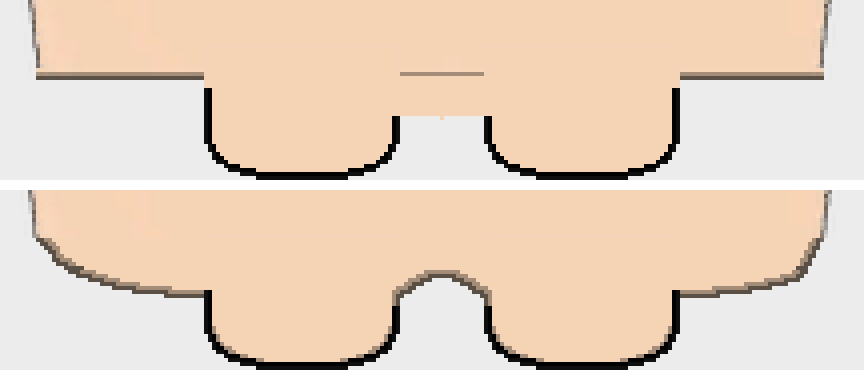
#> input picture .tmp-868/B-ba4x.png, 864 x 370 px, given in place of B-ba4x.png.gif, which was not available
$ python gif-alpha.py ../.tmp-868/B-ba4x.png
#> lines starting #> are read from the running program, lines starting #| are printed output that depends on the picture; after the words box and inside, x2 and y2 are one past the last pixel; in counts of white or black regions, pixels touching at a corner belong together
"""
把角色卡里的动画 GIF 加工成能直接进猪圈的贴图：**去白底 + 裁到动画全程的内容框**，
并把量到的「真实不透明像素数」记进 assets/work/gif-alpha-report.json，供改清单那一步写 sizeOpaque。

为什么需要这一步（2026-11-13 实测）：
  1. cards 管线对动画卡是 animated_passthrough（原样随包），但这一批 8 张动画卡里有 5 张画布是
     100% 不透明的近白底（首帧四角 RGB 238–251、alpha 255），原样收编会在草地猪圈上显示成白方框；
  2. pighub-854 的猪只占 621x960 画布的 14%，不裁框的话 sizeRatio 会把整块画布当体量算，猪会缩到看不见；
  3. GIF 在纯 Node 里量不了 alpha，scripts/size-ratios.mjs 会退化成「整块画布都不透明」来估算，
     对 854 这种长条画布误差极大——所以这里量一次真值，写进清单的 sizeOpaque。

口径与 build-assets 一致：只去掉**从画布边缘连通过去**的近白像素（阈值 225），
猪身上的白（眼白、高光）因为不连通而保留；裁框取全部帧的并集，动画动作不会被裁掉。

用法：
  python scripts/gif-alpha.py pighub-813 pighub-812     加工 cards/img/<id>.gif → assets/img/<id>.gif
  python scripts/gif-alpha.py --measure pighub-1131      只量 assets/img/<id>.gif（不重写），补记读数
"""
import os, sys, json
from collections import deque
import numpy as np
from PIL import Image

BASE = os.path.dirname(os.path.dirname(os.path.abspath(__file__)))
SRC = os.path.join(BASE, "assets", "cards", "img")
DST = os.path.join(BASE, "assets", "img")
REPORT = os.path.join(BASE, "assets", "work", "gif-alpha-report.json")
THR = 225


def border_white(rgba):
    """从四条边向内漫填「近白且不透明」的像素：只删背景，不碰猪身上的白。"""
    rgb = rgba[:, :, :3].astype(np.int16)
    near = (rgb.min(axis=2) >= THR) & (rgba[:, :, 3] > 0)
    h, w = near.shape
    seen = np.zeros((h, w), bool)
    dq = deque()
    for x in range(w):
        for y in (0, h - 1):
            if near[y, x] and not seen[y, x]:
                seen[y, x] = True
                dq.append((y, x))
    for y in range(h):
        for x in (0, w - 1):
            if near[y, x] and not seen[y, x]:
                seen[y, x] = True
                dq.append((y, x))
    while dq:
        y, x = dq.popleft()
        for dy, dx in ((1, 0), (-1, 0), (0, 1), (0, -1)):
            ny, nx = y + dy, x + dx
            if 0 <= ny < h and 0 <= nx < w and near[ny, nx] and not seen[ny, nx]:
                seen[ny, nx] = True
                dq.append((ny, nx))
    return seen


def measure(path, pid):
    """量最终贴图：帧数、画布、逐帧不透明像素的中位数（渲染时一帧一屏，所以按帧量）。"""
    im = Image.open(path)
    n = getattr(im, "n_frames", 1)
    counts = []
    for i in range(n):
        im.seek(i)
        counts.append(int((np.array(im.convert("RGBA"))[:, :, 3] > 16).sum()))
    counts.sort()
    return {"id": pid, "frames": n, "canvas": list(im.size),
            "opaqueMedian": counts[len(counts) // 2],
            "opaqueMin": counts[0], "opaqueMax": counts[-1],
            "bytes": os.path.getsize(path)}


def record(info):
    os.makedirs(os.path.dirname(REPORT), exist_ok=True)
    data = {}
    if os.path.exists(REPORT):
        data = json.load(open(REPORT, encoding="utf-8"))
    data[info["id"]] = info
    json.dump(data, open(REPORT, "w", encoding="utf-8"), ensure_ascii=False, indent=2, sort_keys=True)


def process(pid):
#> called with pid = '../.tmp-868/B-ba4x.png'
    path = os.path.join(SRC, pid + ".gif")
    im = Image.open(path)
#> im is the input picture: PIL image 864x370 RGB; mean R, G, B 232.5, 211.8, 193.5
    n = getattr(im, "n_frames", 1)
#> n = 1
    frames, durations, union = [], [], None
    for i in range(n):
        im.seek(i)
        rgba = np.array(im.convert("RGBA"))
        rgba[border_white(rgba), 3] = 0
        m = rgba[:, :, 3] > 16
        union = m if union is None else (union | m)
        frames.append(rgba)
        durations.append(im.info.get("duration", 100))
#> this loop made 1 pass
#> pass 1, in border_white, `near = (rgb.min(axis=2) >= THR) & (rgba[:, :, 3] > 0)`:
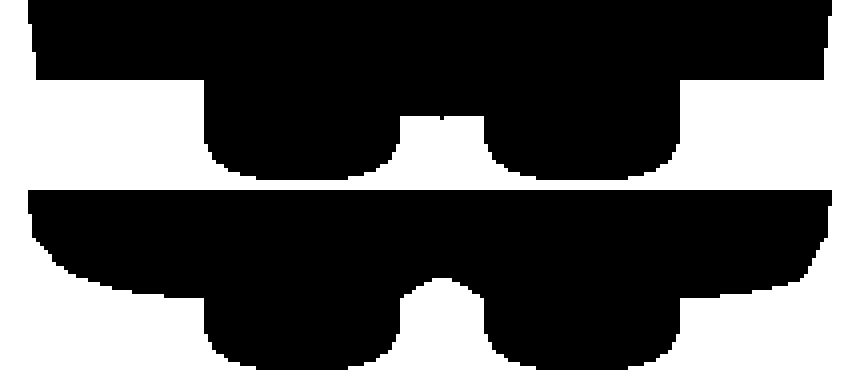
#> near: shape (370, 864) bool; 34.5% white; 2 white regions, box (x1, y1, x2, y2) and area: (0, 0, 864, 370) 101872, (348, 278, 536, 370) 8368
#> after the loop, durations = [100]; frames = 1 item
    ys, xs = np.where(union)
    if len(xs) == 0:
        raise SystemExit(pid + ": 全透明，没有内容")
    box = (int(xs.min()), int(ys.min()), int(xs.max()) + 1, int(ys.max()) + 1)
#> box = (28, 0, 832, 370)

    # 统一调色板：用内容最多的一帧量化出 255 色，其余帧沿用同一张表，避免逐帧换色。
    flat = max(frames, key=lambda a: int((a[:, :, 3] > 16).sum()))
    pal = Image.fromarray(flat[:, :, :3]).crop(box).quantize(colors=255, method=Image.MEDIANCUT, dither=Image.NONE)
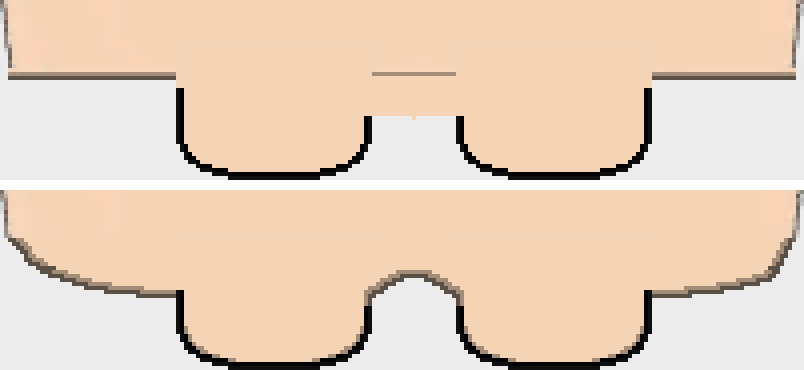
#> pal: PIL image 804x370 P; mean R, G, B 232.3, 209.9, 190.3

    out = []
    for rgba in frames:
        crop = rgba[box[1]:box[3], box[0]:box[2]]
        p = Image.fromarray(crop[:, :, :3]).quantize(palette=pal, dither=Image.NONE)
        arr = np.array(p).astype(np.uint8)
        arr[crop[:, :, 3] <= 16] = 255          # 255 = 专门留给透明的调色板槽
        frame = Image.fromarray(arr, mode="P").copy()
        frame.putpalette(pal.getpalette()[:768])
        out.append(frame)
#> this loop made 1 pass
#> pass 1, in process, `arr = np.array(p).astype(np.uint8)`:
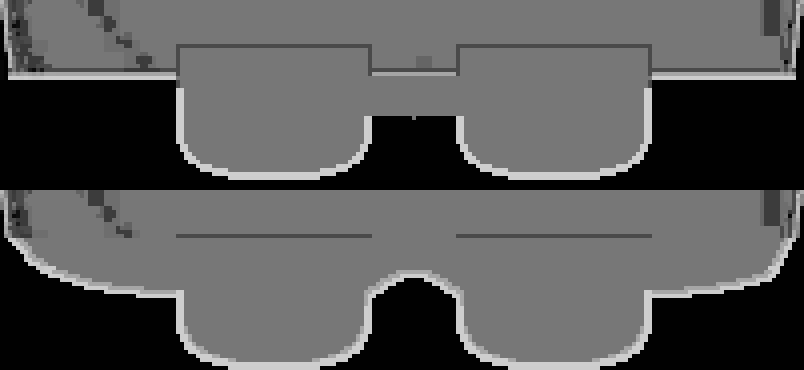
#> arr: shape (370, 804); min 0, max 206, mean 86.6
#> after the loop:
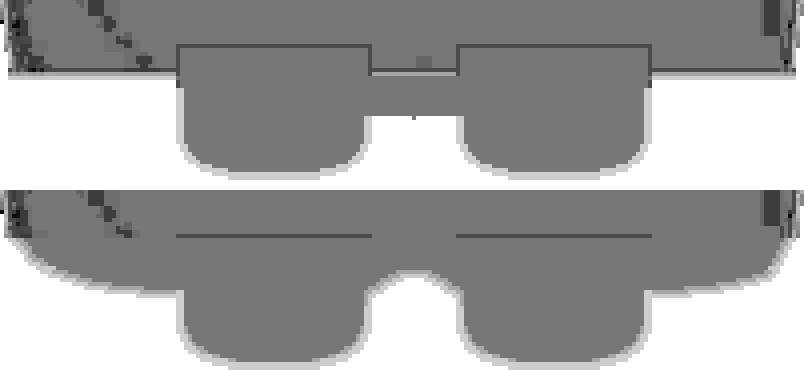
#> arr: shape (370, 804); min 8, max 255, mean 161.8
#> after the loop:
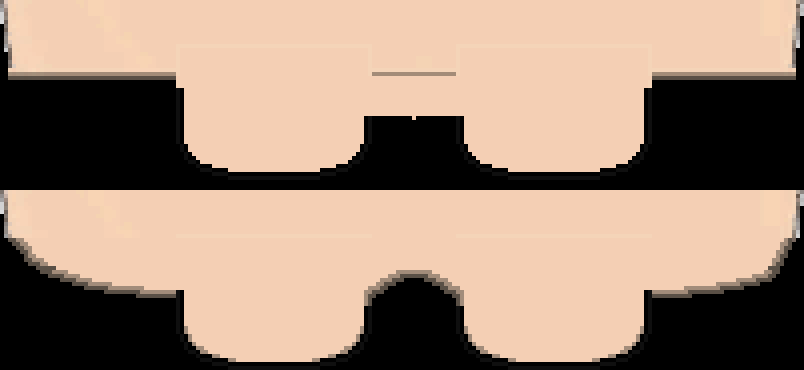
#> frame: PIL image 804x370 P; mean R, G, B 161.2, 137.1, 119.3
#> after the loop, out = 1 item

    target = os.path.join(DST, pid + ".gif")
    out[0].save(target, save_all=True, append_images=out[1:], duration=durations,
                loop=0, transparency=255, disposal=2, optimize=False)
    info = measure(target, pid)
#> in measure, `n = getattr(im, "n_frames", 1)`: n = 1
#> after the loop in measure, `for i in range(n):`: counts = [209440]
#> info = {'id': '../.tmp-868/B-ba4x.png', 'frames': 1, 'canvas': [804, 370], 'opaqueMedian': 209440, 'opaqueMin': 209440, 'opaqueMax': 209440, 'bytes': 9586}
    info["srcCanvas"] = list(im.size)
    info["mode"] = "stripped+cropped"
    record(info)
    return info


if __name__ == "__main__":
    args = sys.argv[1:]
    if args and args[0] == "--measure":
        for pid in args[1:]:
            info = measure(os.path.join(DST, pid + ".gif"), pid)
            info["mode"] = "measured-only"
            record(info)
            print(json.dumps(info, ensure_ascii=False))
    else:
        for pid in args:
            print(json.dumps(process(pid), ensure_ascii=False))
